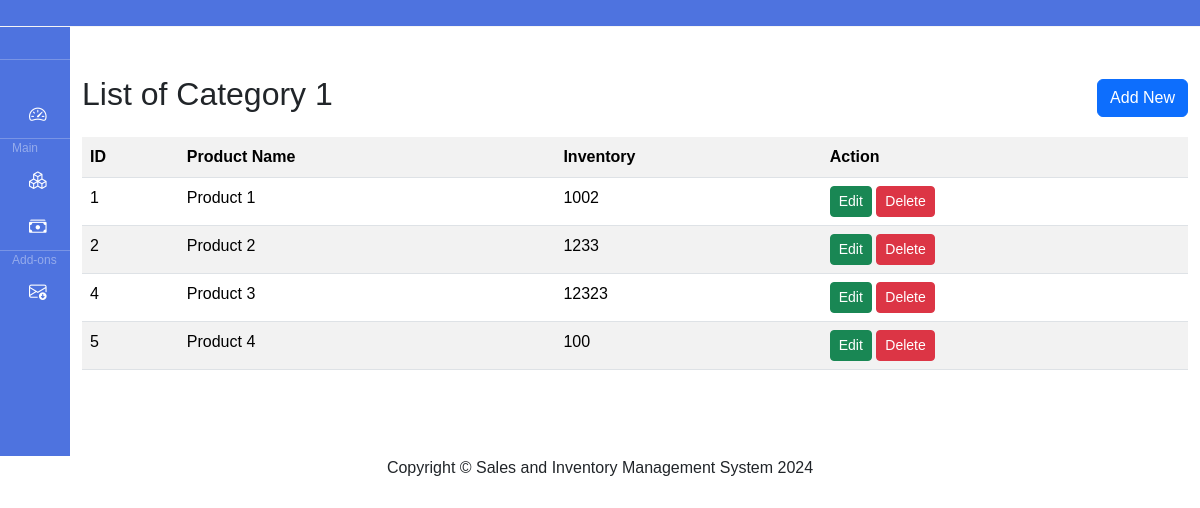
Page /List/list-of-tasks/public/category1s (signed in) on the committed database.
### tables this page shows
CREATE TABLE `category1s` (
  `id` int(11) NOT NULL,
  `product_name` varchar(50) NOT NULL,
  `inventory` varchar(50) NOT NULL
);

### List/list-of-tasks/app/controllers/Category1s.php (called while the page is built, shortened)
<?php
class Category1s extends Controller
{
  public function index()
  {
    $user = new Category1();
    $data = $user->findAll();
    $this->view('category1s/index', [
      'category1s' => $data
    ]);
  }
}

### List/list-of-tasks/app/core/App.php (called while the page is built, shortened)
<?php
class App
{
  protected $method = 'index';
  public function __construct()
  {
    $url = $this->splitUrl();
    if (isset($url[0])) {
      if (file_exists('../app/controllers/' . ucfirst($url[0]) . '.php')) {
        unset($url[0]);
      } else {
        $this->controller = '_404';
      }
    }
    $this->controller = new $this->controller;
    $this->params = $url ? array_values($url) : [];
    call_user_func_array([$this->controller, $this->method], $this->params);
  }
  private function splitUrl()
  {
    if (isset($_GET['url'])) {
      $url = explode('/', trim($_GET['url'], '/'));
      return $url;
    }
  }
}

### List/list-of-tasks/public/index.php (called while the page is built, shortened)
<?php
$app = new App();

### List/list-of-tasks/app/core/Database.php (called while the page is built)
<?php
class Database
{
  public function connect()
  {
    $string = "mysql:host=" . DB_HOST . ";dbname=" . DB_NAME;
    $con = new PDO($string, DB_USER, DB_PASS);
    return $con;
  }
  public function query($query, $data = [])
  {
    $con = $this->connect();
    $stm = $con->prepare($query);
    $check = $stm->execute($data);
    if ($check) {
      $result = $stm->fetchAll(PDO::FETCH_OBJ);
      if (is_array($result) && count($result) > 0) {
        return $result;
      }
    }
    return false;
  }
}

### List/list-of-tasks/app/core/Model.php (called while the page is built, shortened)
<?php
class Model extends Database
{
  public function __construct()
  {
    if (!property_exists($this, 'table')) {
      $this->table = strtolower($this::class) . 's';
    }
  }
  public function findAll()
  {
    $query = "select * from  $this->table";
    $result = $this->query($query);
    if ($result) {
      return $result;
    }
    return false;
  }
}

### List/list-of-tasks/app/views/category1s/index.php (the view)
<?php include "../app/views/partials/header.php" ?>
  <div class="wrapper">
      <?php include "../app/views/partials/sidebar.php" ?>
      <div class="container mt-5">
        <div class="d-flex justify-content-between align-items-center">
          <h2>List of Category 1</h2>
          <a href="<?= ROOT ?>/category1s/create" class="btn btn-primary">Add New</a>
        </div>
        <table class="table table-striped mt-3">
          <tr>
            <th>ID</th>
            <th>Product Name</th>
            <th>Inventory</th>
            <th>Action</th>
          </tr>
          <?php foreach ($category1s as $row) { ?>
            <tr>
              <td>
                <?= $row->id ?>
              </td>
              <td>
                <?= $row->product_name ?>
              </td>
              <td>
                <?= $row->inventory ?>
              </td>
              <td>
                <a href="<?= ROOT ?>/category1s/edit/<?= $row->id ?>" class="btn btn-success btn-sm">Edit</a>
                <a href="<?= ROOT ?>/category1s/delete/<?= $row->id ?>" class="btn btn-danger btn-sm">Delete</a>
              </td>
            </tr>
          <?php } ?>
        </table>
      </div>
  </div>
<?php include "../app/views/partials/footer.php" ?>

### List/list-of-tasks/public/style.css (style rules this page uses)
a { text-decoration: none !important; color: #0e2238; }
body { font-family: 'Poppins', sans-serif; }
.wrapper { display: flex; }

### rows in the picture
category1s: id "1", product_name "Product 1", inventory "1002"
category1s: id "2", product_name "Product 2", inventory "1233"
category1s: id "4", product_name "Product 3", inventory "12323"
category1s: id "5", product_name "Product 4", inventory "100"
